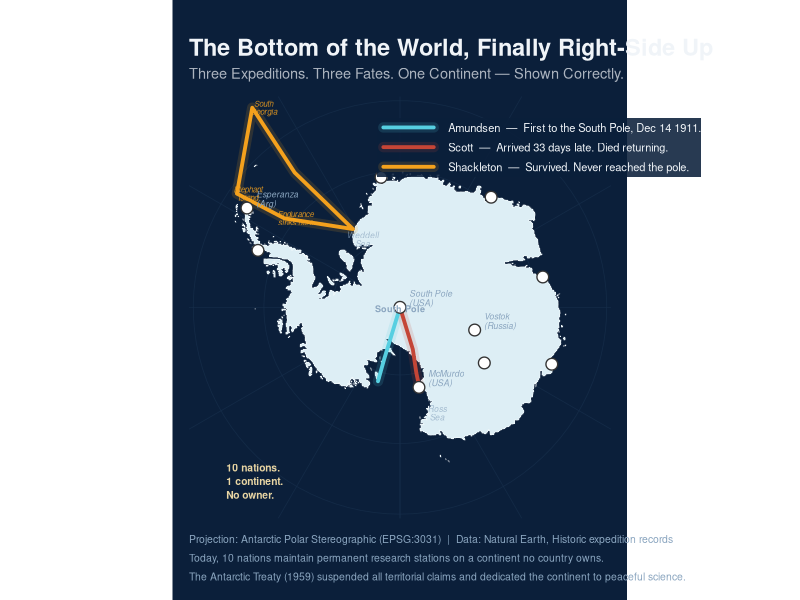

Write R code to recreate this figure.
# ==============================================================================
# good_projection.R
# Map 2: Projection as a Design Choice
#
# THE GOOD MAP: Antarctica in Antarctic Polar Stereographic (EPSG:3031)
# "Three Expeditions. Three Fates. One Continent — Shown Correctly."
#
# In 1911, three teams raced to the South Pole. One won. One died trying.
# One never made it — and became the greatest survival story ever told.
# When you look at Antarctica the right way (from above, as scientists do),
# these routes become readable as geography, not just biography.
#
# Projection: EPSG:3031 — Antarctic Polar Stereographic
# Preserves: Shape and relative distances near the pole (conformal)
# Sacrifices: Area at the continent's edges
# Perfect for: Any map centered on or covering Antarctica
# ==============================================================================

library(sf)
library(ggplot2)
library(rnaturalearth)
library(rnaturalearthdata)
library(dplyr)
library(scales)

# ------------------------------------------------------------------------------
# Color Palette — NYT-inspired dark polar aesthetic
# ------------------------------------------------------------------------------
pal <- list(
  ocean      = "#0b1f3a",      # deep navy — cold, vast, dangerous
  ice        = "#ddeef5",      # pale ice blue — Antarctica
  shelf      = "#c8e2ef",      # slightly darker for ice shelves
  land_other = "#1e3a14",      # dark forest green — other continents
  grid       = "#162d4a",      # subtle grid lines
  shackleton = "#f4a11d",      # amber gold — survival against the odds
  amundsen   = "#56cfe1",      # polar blue — cool triumph
  scott      = "#c44536",      # red — tragedy
  station    = "#ffffff",      # white dots — research stations
  text_main  = "#f0f4f8",      # near-white text
  text_dim   = "#8aa5bf",      # muted text for captions
  annotation = "#e8d5a3"       # warm annotation color
)

# ------------------------------------------------------------------------------
# Data: World Countries
# ------------------------------------------------------------------------------
world <- ne_countries(scale = "medium", returnclass = "sf") |>
  st_make_valid()

# Separate Antarctica from other land (different styling)
antarctica  <- world |> filter(name == "Antarctica")
other_land  <- world |> filter(name != "Antarctica")

# ------------------------------------------------------------------------------
# Data: Antarctic Research Stations (10 major year-round stations)
# ------------------------------------------------------------------------------
stations <- data.frame(
  name    = c("McMurdo\n(USA)", "South Pole\n(USA)", "Vostok\n(Russia)",
              "Concordia\n(Fr/It)", "Rothera\n(UK)", "Casey\n(Aus)",
              "Davis\n(Aus)", "Syowa\n(Japan)", "Neumayer III\n(Ger)",
              "Esperanza\n(Arg)"),
  lon     = c(166.67,   0.00, 106.87, 123.38, -68.13, 110.52,
               77.97,  39.59,  -8.27, -57.00),
  lat     = c(-77.85, -89.99, -78.46, -75.10, -67.57, -66.28,
              -68.58, -69.01, -70.67, -63.40),
  stringsAsFactors = FALSE
)
stations_sf   <- st_as_sf(stations, coords = c("lon", "lat"), crs = 4326)
stations_3031 <- st_transform(stations_sf, crs = 3031)

# Extract projected coordinates for labeling
stations_coords <- as.data.frame(st_coordinates(stations_3031))
stations_labelled <- bind_cols(stations, stations_coords)

# ------------------------------------------------------------------------------
# Data: Historic Expedition Routes
# ------------------------------------------------------------------------------

# Shackleton's Endurance Expedition (1914–1916)
# THE SURVIVAL STORY: Never reached the pole. Became legend by saving everyone.
shackleton_pts <- matrix(c(
  -36.5, -54.3,   # South Georgia — Nov 1914
  -38.0, -65.0,   # Into Weddell Sea pack ice
  -31.0, -76.5,   # Endurance beset — Jan 1915
  -52.4, -68.6,   # Endurance sinks — Nov 21, 1915
  -55.1, -61.1,   # Elephant Island — Apr 1916
  -36.5, -54.3    # South Georgia — rescued Aug 1916
), ncol = 2, byrow = TRUE)

# Amundsen's South Pole Expedition (1910–1912)
# THE VICTORY: First humans to reach the South Pole, Dec 14, 1911.
amundsen_pts <- matrix(c(
  -163.4, -78.6,
  -163.0, -82.0,
  -163.0, -85.5,
    0.0,  -89.99
), ncol = 2, byrow = TRUE)

# Scott's Terra Nova Expedition (1910–1913)
# THE TRAGEDY: Reached the Pole 33 days after Amundsen. Died 11 miles from safety.
scott_pts <- matrix(c(
  166.4, -77.6,
  166.0, -80.0,
  163.0, -83.5,
    0.0, -89.99
), ncol = 2, byrow = TRUE)

routes_sf <- st_sf(
  name = c("Shackleton (1914–16)", "Amundsen (1910–12)", "Scott (1910–12)"),
  story = c(
    "Survival — Every crew member lived",
    "Victory — First to the South Pole",
    "Tragedy — All five perished returning"
  ),
  geometry = st_sfc(
    st_linestring(shackleton_pts),
    st_linestring(amundsen_pts),
    st_linestring(scott_pts),
    crs = 4326
  )
)

# ------------------------------------------------------------------------------
# Transform to EPSG:3031 (Antarctic Polar Stereographic)
# ------------------------------------------------------------------------------
routes_3031      <- st_transform(routes_sf, crs = 3031)
antarctica_3031  <- st_transform(antarctica, crs = 3031)

# Clip other land to southern hemisphere before transforming to avoid
# distortion artifacts from very northern features
other_land_3031 <- other_land |>
  st_crop(xmin = -180, ymin = -90, xmax = 180, ymax = -30) |>
  st_transform(crs = 3031)

# ------------------------------------------------------------------------------
# Graticules: Circular latitude rings at 60°S, 70°S, 80°S
# These give the map its distinctive "looking down from space" feel
# ------------------------------------------------------------------------------
graticules <- st_graticule(
  lat = c(-80, -70, -60),
  lon = seq(-180, 180, by = 30),
  crs = 4326
) |>
  st_transform(crs = 3031)

# ------------------------------------------------------------------------------
# Key annotation points (in projected coords for annotate())
# South Pole is the origin (0, 0) in EPSG:3031
# ------------------------------------------------------------------------------

# Pre-compute label coordinates for Shackleton's key events
route_coords <- st_coordinates(routes_3031)

# Notable location annotations (approximate EPSG:3031 coords)
annotations <- data.frame(
  label = c(
    "Endurance\nsinks here",
    "Elephant\nIsland",
    "South\nGeorgia"
  ),
  lon = c(-52.4, -55.1, -36.5),
  lat = c(-68.6, -61.1, -54.3)
) |>
  st_as_sf(coords = c("lon", "lat"), crs = 4326) |>
  st_transform(3031)

ann_coords <- as.data.frame(st_coordinates(annotations))
ann_coords$label <- annotations$label

# ------------------------------------------------------------------------------
# BUILD THE MAP
# ------------------------------------------------------------------------------
p <- ggplot() +

  # --- Base layers ---

  # Subtle polar grid — orients viewer without cluttering
  geom_sf(data      = graticules,
          color     = pal$grid,
          linewidth = 0.25,
          alpha     = 0.8) +

  # Other southern land (South America tip, New Zealand, etc.)
  geom_sf(data      = other_land_3031,
          fill      = pal$land_other,
          color     = NA) +

  # Antarctica ice sheet — the star of the show
  geom_sf(data      = antarctica_3031,
          fill      = pal$ice,
          color     = alpha("white", 0.5),
          linewidth = 0.3) +

  # --- Expedition Routes (the human story) ---
  # Draw twice: thick glow underneath, thinner bright line on top
  geom_sf(data      = routes_3031,
          aes(color = name),
          linewidth = 3.5,
          alpha     = 0.15,
          lineend   = "round") +
  geom_sf(data      = routes_3031,
          aes(color = name),
          linewidth = 1.3,
          lineend   = "round") +

  # Route color legend
  scale_color_manual(
    name   = NULL,
    values = c(
      "Shackleton (1914–16)" = pal$shackleton,
      "Amundsen (1910–12)"   = pal$amundsen,
      "Scott (1910–12)"      = pal$scott
    ),
    labels = c(
      "Shackleton (1914–16)" = "Shackleton  —  Survived. Never reached the pole.",
      "Amundsen (1910–12)"   = "Amundsen  —  First to the South Pole, Dec 14 1911.",
      "Scott (1910–12)"      = "Scott  —  Arrived 33 days late. Died returning."
    )
  ) +

  # --- Research Stations ---
  geom_sf(data   = stations_3031,
          shape  = 21,
          size   = 3.5,
          fill   = pal$station,
          color  = "#333333",
          stroke = 0.7) +

  # Station labels (key ones only for readability)
  geom_text(
    data  = stations_labelled |> filter(grepl("McMurdo|South Pole|Vostok|Esperanza", name)),
    aes(x = X, y = Y, label = name),
    color    = pal$text_dim,
    size     = 2.2,
    nudge_x  = 150000,
    nudge_y  = 150000,
    hjust    = 0,
    lineheight = 0.9,
    fontface = "italic"
  ) +

  # --- Key Event Annotations (Shackleton's story) ---
  geom_text(
    data     = ann_coords,
    aes(x = X, y = Y, label = label),
    color    = alpha(pal$shackleton, 0.85),
    size     = 2.0,
    fontface = "italic",
    lineheight = 0.85,
    nudge_x  = 180000
  ) +

  # South Pole marker at center of projection
  annotate("text",
    x        = 0, y = -20000,
    label    = "South Pole",
    color    = pal$text_dim,
    size     = 2.3,
    fontface = "bold"
  ) +

  # Weddell Sea label
  annotate("text",
    x        = -600000, y = 1100000,
    label    = "Weddell\nSea",
    color    = alpha(pal$text_dim, 0.7),
    size     = 2.1,
    fontface = "italic",
    lineheight = 0.85
  ) +

  # Ross Sea label
  annotate("text",
    x        = 600000, y = -1700000,
    label    = "Ross\nSea",
    color    = alpha(pal$text_dim, 0.7),
    size     = 2.1,
    fontface = "italic",
    lineheight = 0.85
  ) +

  # Number of nations annotation
  annotate("text",
    x        = -2800000, y = -2800000,
    label    = "10 nations.\n1 continent.\nNo owner.",
    color    = pal$annotation,
    size     = 2.6,
    fontface = "bold",
    lineheight = 1.1,
    hjust    = 0
  ) +

  # --- Coordinate System ---
  coord_sf(
    crs    = 3031,
    xlim   = c(-3.4e6, 3.4e6),
    ylim   = c(-3.4e6, 3.4e6),
    expand = FALSE
  ) +

  # --- Labels ---
  labs(
    title   = "The Bottom of the World, Finally Right-Side Up",
    subtitle = "Three Expeditions. Three Fates. One Continent — Shown Correctly.",
    caption  = paste0(
      "Projection: Antarctic Polar Stereographic (EPSG:3031)  |  Data: Natural Earth, Historic expedition records\n",
      "Today, 10 nations maintain permanent research stations on a continent no country owns.\n",
      "The Antarctic Treaty (1959) suspended all territorial claims and dedicated the continent to peaceful science."
    )
  ) +

  # --- Theme ---
  theme_void(base_size = 12) +
  theme(
    # Background
    plot.background  = element_rect(fill = pal$ocean, color = NA),
    panel.background = element_rect(fill = pal$ocean, color = NA),

    # Title hierarchy
    plot.title    = element_text(
      color     = pal$text_main,
      size      = 17,
      face      = "bold",
      margin    = margin(t = 16, b = 5)
    ),
    plot.subtitle = element_text(
      color     = alpha(pal$text_main, 0.70),
      size      = 10.5,
      margin    = margin(b = 10)
    ),
    plot.caption  = element_text(
      color      = pal$text_dim,
      size       = 7.5,
      hjust      = 0,
      lineheight = 1.5,
      margin     = margin(t = 12)
    ),

    # Legend
    legend.position   = c(0.83, 0.88),
    legend.background = element_rect(fill = alpha(pal$ocean, 0.88), color = NA),
    legend.text       = element_text(color = pal$text_main, size = 8),
    legend.title      = element_blank(),
    legend.key        = element_rect(fill = NA, color = NA),
    legend.key.width  = unit(1.6, "cm"),
    legend.key.height = unit(0.5, "cm"),
    legend.spacing.y  = unit(0.15, "cm"),

    # Margins
    plot.margin = margin(12, 12, 12, 12)
  )

# ------------------------------------------------------------------------------
# Export
# ------------------------------------------------------------------------------
ggsave(
  filename = "output_good_projection.png",
  plot     = p,
  width    = 10,
  height   = 10,
  dpi      = 300,
  bg       = pal$ocean
)

message("Good projection map saved to: output_good_projection.png")
message("Notice how the continent is a circle — and Shackleton's loop actually loops.")
